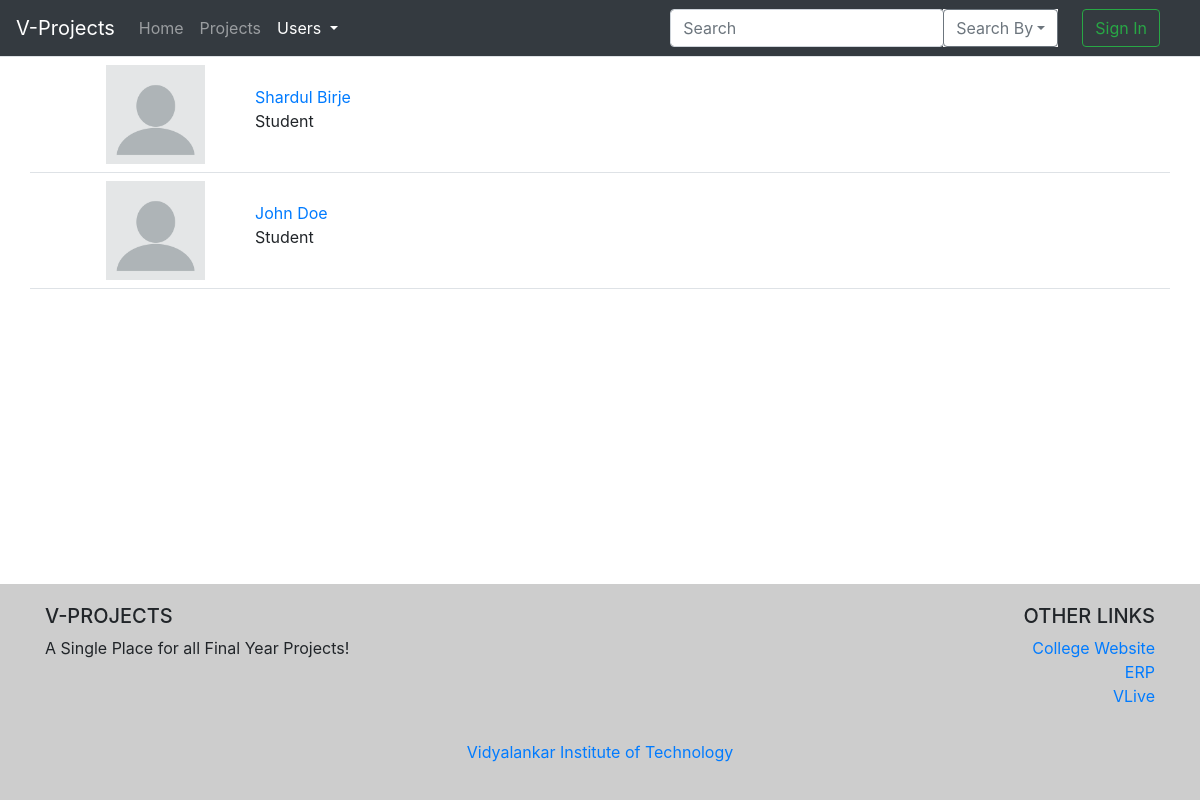
Before: /all_users.php?type=student with the older database file.
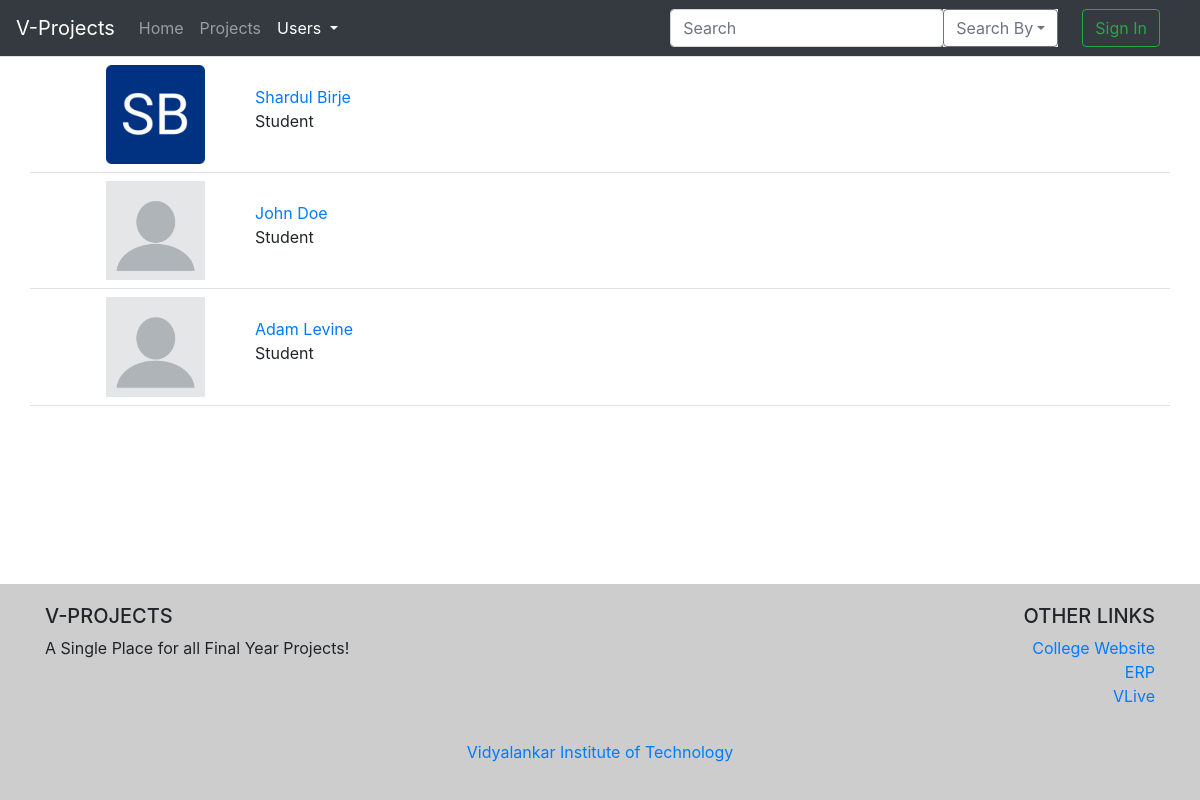
After: the same page with the newer database file.
### tables this page shows
CREATE TABLE `user_info` (
  `id` int(11) NOT NULL,
  `user_id` varchar(10) DEFAULT NULL,
  `username` varchar(50) NOT NULL,
  `email` varchar(50) NOT NULL,
  `department` varchar(30) DEFAULT NULL,
  `type` varchar(10) NOT NULL,
  `password` varchar(10) NOT NULL,
  `image` varchar(50) NOT NULL DEFAULT './Assets/default_profile.png'
);

### all_users.php (the view, shortened to what this page needs)
<?php
	$type_detail=$_GET['type'];
	require('./PHP/common_files.php');
    require('./PHP/connect.php');
?>
<!DOCTYPE html>
<html lang="en">
<head>
</head>
<body>
	<?php
        require('./PHP/header.php')
    ?>
    <div class="users container mx-auto">
        <?php
            $selectUser="SELECT user_id,image,username,type FROM `user_info` where `type`='". $type_detail ."'";
            $result = mysqli_query($connection, $selectUser);
            if (mysqli_num_rows($result) > 0) {
                while($row = mysqli_fetch_assoc($result)) {
                    echo'
                    <div class="row py-2 border-bottom border-default">
                        <div class="col-md-2 col-4 d-flex justify-content-end">
                            <img src="'.$row["image"].'" alt="Image" style=" max-height:6.2em;">
                        </div>
                        <div class="col-md-8 col-6">
                            <div class="card border-0">
                              </-->
                              <div class="card-body">
                                <a href="./account.php?userid='.$row["user_id"].'"<h5 class="card-title">'.$row["username"].'</h5></a>
                                <p class="card-text">'.ucfirst($row["type"]).'</p>
                              </div>
                            </div>
                        </div>
                    </div>';
                }
            }else {
              echo "0 results";
            }
        ?>
    </div>
    <?php
        require('./PHP/footer.php');
    ?>
</body>
</html>

### PHP/common_files.php (shortened to what this page needs)
<!DOCTYPE html>
<html lang="en">
<head>
	<link rel="stylesheet" href="./bootstrap-4.0.0-dist/css/bootstrap.min.css">
    <link rel="stylesheet" href="https://cdnjs.cloudflare.com/ajax/libs/font-awesome/5.15.3/css/all.min.css">
    <link rel="stylesheet" href="./CSS/mainStyle.css">
</head>
<body>
</body>
</html>

### PHP/header.php (shortened to what this page needs)
<?php
    echo '
    <div class="navbar navbar-expand-lg navbar-dark sticky-top bg-dark border-bottom border-default">
		<a class="navbar-brand" href="./index.php">V-Projects</a>
        <div class="collapse navbar-collapse" id="navbarSupportedContent">
            <ul class="navbar-nav mr-auto">
              <li class="nav-item home-option">
                <a class="nav-link" href="./index.php">Home</a>
              </li>
              <li class="nav-item projects-option">
                <a class="nav-link" href="./all_projects.php">Projects</a>
              </li>
              <li class="nav-item dropdown users-option">
                <a class="nav-link dropdown-toggle" href="#" id="navbarDropdown" role="button" data-toggle="dropdown" aria-haspopup="true" aria-expanded="false">
                  Users
                </a>
              </li>
            </ul>
            <div class=" d-flex justify-content-center">
                    <input type="search" class="form-control rounded search-box" placeholder="Search" />
                    <div class="input-group-append bg-white">
                        <div class="dropdown">
                            <button class="btn btn-outline-secondary dropdown-toggle search-dropdown" type="button" data-toggle="dropdown" aria-haspopup="true" aria-expanded="false">Search By</button>
                        </div>
                    </div>
            </div>
            '.((isset($_SESSION["user_id"]))?'<a href="account.php?userid='.$_SESSION["user_id"].'" class="btn btn-outline-primary mx-4">My Account</a>':'<a href="LoginPage.php" class="btn btn-outline-success mx-4">Sign In</a>').'
        </div>
	</div>
    <script src="./JS/search_script.js"></script>';
?>

### PHP/footer.php (shortened to what this page needs)
<html>
<head>
</head>
<?php
	echo'
	<footer class="page-footer">
		<div class="container">
			<div class="text-center text-md-left">
			    <div class="row">
					<div class="col-md-6 mt-md-0 mt-3">
						<h5 class="text-uppercase">V-Projects</h5>
						<p>A Single Place for all Final Year Projects!</p>
					</div>
				    <div class="col-md-6 col-12 mb-md-0 mb-3">
				        <h5 class="text-uppercase text-md-right text-denter">Other Links</h5>
				        <ul class="list-unstyled text-md-right text-center">
							<li>
								<a href="https://www.vit.edu.in" target="_blank">College Website</a>
							</li>
							<li>
								<a href="https://erp.mycollege.edu.in" target="_blank">ERP</a>
							</li>
							<li>
								<a href="#!">VLive</a>
							</li>
				        </ul>
			    	</div>
			    </div>
			</div>
			<div class="text-center py-3">
				<a href="https://www.vit.edu.in/">Vidyalankar Institute of Technology</a>
		  	</div>
		</div>
	</footer>
	';
?>
</html>

### CSS/mainStyle.css (style rules this page uses)
html,body { height: 100vh; }

### PHP/footer.php (style rules this page uses)
.page-footer { position: static; bottom: 0; left: 0; width: 100%; background: #CDCDCD; padding: 20px 0px 20px 0px; }

### all_users.php (style rules this page uses)
.page-footer { position: fixed; bottom: 0; left: 0; width: 100%; }
.users { margin-bottom: 25em; }
@media only screen and (min-width: 768px) { .users { margin-bottom: 15em; } }

Changed rows visible on the page:
changed user_info "Shardul Birje": image: a different picture
added user_info: image (placeholder picture), username "Adam Levine", type "Student"
